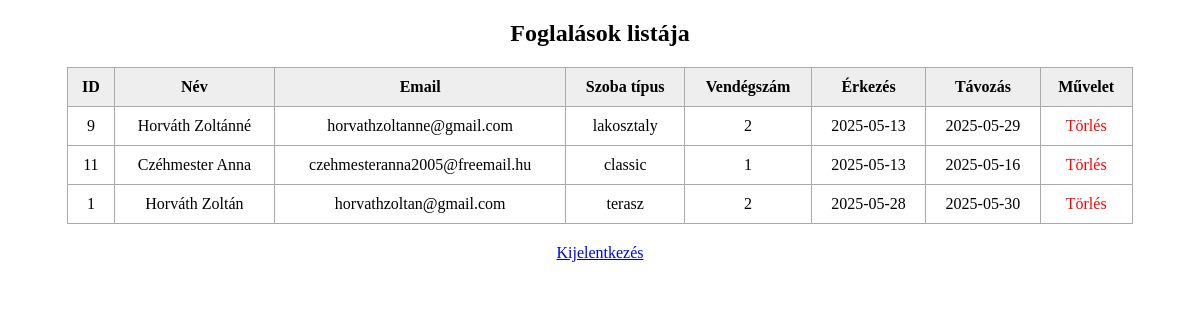
/admin.php (signed in), run on the app's committed database.
### tables this page shows
CREATE TABLE `foglalasok` (
  `id` int(11) NOT NULL,
  `nev` varchar(100) NOT NULL,
  `email` varchar(100) NOT NULL,
  `szobatipus` enum('classic','terasz','csaladi','lakosztaly') NOT NULL,
  `vendegszam` tinyint(4) NOT NULL,
  `erkezes_datum` date NOT NULL,
  `tavozas_datum` date NOT NULL,
  `foglalas_idopontja` datetime NOT NULL
);

### admin.php (the view, shortened to what this page needs)
<?php
$conn = new mysqli("localhost", "root", "", "hotel_anna");
$sql = "SELECT id, nev, email, szobatipus, vendegszam, erkezes_datum, tavozas_datum
        FROM foglalasok ORDER BY erkezes_datum ASC";
$result = $conn->query($sql);
?>
<!DOCTYPE html>
<html lang="hu">
<head>
    <link rel="stylesheet" href="./assets/css/admin.css">
</head>
<body>
    <h2 style="text-align:center;">Foglalások listája</h2>
    <table>
        <tr>
            <th>ID</th>
            <th>Név</th>
            <th>Email</th>
            <th>Szoba típus</th>
            <th>Vendégszám</th>
            <th>Érkezés</th>
            <th>Távozás</th>
            <th>Művelet</th>
        </tr>
        <?php if ($result->num_rows > 0): ?>
            <?php while ($row = $result->fetch_assoc()): ?>
                <tr>
                    <td><?= htmlspecialchars($row['id']) ?></td>
                    <td><?= htmlspecialchars($row['nev']) ?></td>
                    <td><?= htmlspecialchars($row['email']) ?></td>
                    <td><?= htmlspecialchars($row['szobatipus']) ?></td>
                    <td><?= htmlspecialchars($row['vendegszam']) ?></td>
                    <td><?= htmlspecialchars($row['erkezes_datum']) ?></td>
                    <td><?= htmlspecialchars($row['tavozas_datum']) ?></td>
                    <td>
                        <a class="torles"
                           href="torles.php?id=<?= htmlspecialchars($row['id']) ?>"
                           onclick="return confirm('Biztosan törölni szeretnéd ezt a foglalást?');">
                           Törlés
                        </a>
                    </td>
                </tr>
            <?php endwhile; ?>
        <?php else: ?>
            <tr><td colspan="8">Nincs foglalás.</td></tr>
        <?php endif; ?>
    </table>
    <p style="text-align:center;">
        <a href="logout.php">Kijelentkezés</a>
    </p>
</body>
</html>

### assets/css/admin.css (style rules this page uses)
table { border-collapse: collapse; width: 90%; margin: 20px auto; }
th, td { padding: 10px; border: 1px solid #aaa; text-align: center; }
th { background-color: #eee; }
a.torles { color: red;text-decoration: none; }

### data on the page
foglalasok: id "9", nev "Horváth Zoltánné", email "horvathzoltanne@gmail.com", szobatipus "lakosztaly", vendegszam "2", erkezes_datum "2025-05-13", tavozas_datum "2025-05-29"
foglalasok: id "11", nev "Czéhmester Anna", email "czehmesteranna2005@freemail.hu", szobatipus "classic", vendegszam "1", erkezes_datum "2025-05-13", tavozas_datum "2025-05-16"
foglalasok: id "1", nev "Horváth Zoltán", email "horvathzoltan@gmail.com", szobatipus "terasz", vendegszam "2", erkezes_datum "2025-05-28", tavozas_datum "2025-05-30"
